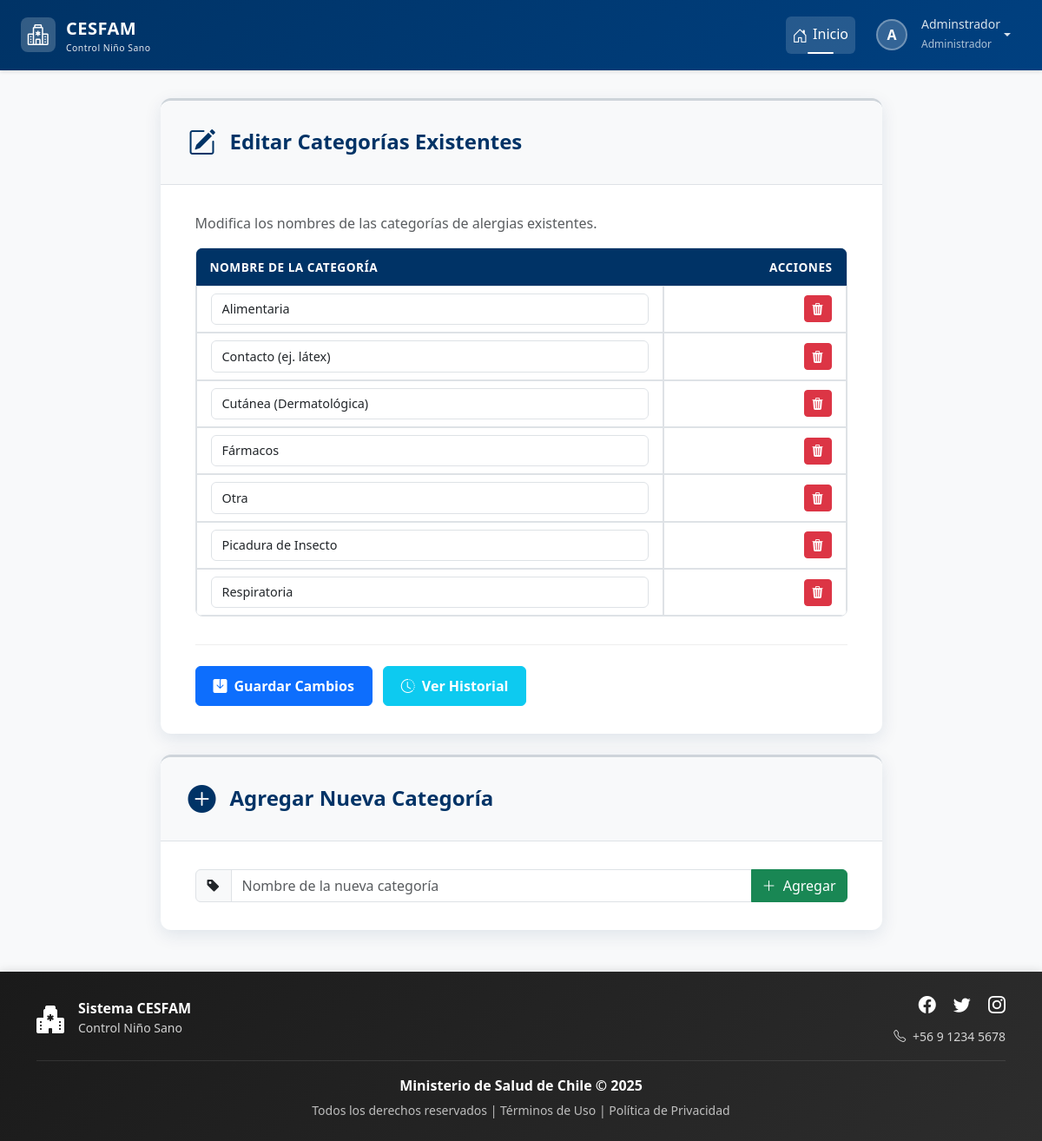
Page /configuracion/alergias/categorias/ (signed in) on the committed database.
### login/models.py (models this page shows, shortened)
class Usuario(AbstractBaseUser, PermissionsMixin):
    rut = models.CharField(max_length=10, unique=True)
    nombre_completo = models.CharField(max_length=200)
    email = models.EmailField(unique=True)
    rol = models.ForeignKey(Rol, on_delete=models.PROTECT)
    clave_temporal = models.BooleanField(default=False)
    nombre_completo_norm = models.CharField(
        max_length=200,
        editable=False,
        db_index=True
    )
    activo = models.BooleanField(default=True)
    is_staff = models.BooleanField(default=False) # Necesario para el admin de Django
    fecha_creacion = models.DateTimeField(default=timezone.now)
    objects = UsuarioManager()
    USERNAME_FIELD = 'rut'
    REQUIRED_FIELDS = ['nombre_completo', 'email']

class Rol(models.Model):
    id = models.AutoField(primary_key=True)
    nombre_rol = models.CharField(max_length=30, unique=True)
    descripcion = models.CharField(max_length=200)

### control/models.py (models this page shows, shortened)
class CategoriaAlergia(models.Model):
    id = models.AutoField(primary_key=True)
    nombre = models.CharField(max_length=100, unique=True)
    history = HistoricalRecords()
    class Meta:
        verbose_name = "Categoría de Alergia"
        verbose_name_plural = "Categorías de Alergias"

### control/views.py (the view, shortened to what this page needs)
# urls.py: path('configuracion/alergias/categorias/', views.configurar_categorias_alergia, name='configurar_categorias_alergia'),
@login_required
@rol_requerido(['Administrador'])
def configurar_categorias_alergia(request):
    categorias = CategoriaAlergia.objects.all().order_by('nombre')
    contexto = {'categorias': categorias}
    return render(request, 'control/config/configurar_categorias_alergia.html', contexto) # <- Nombre actualizado

### control/templates/control/config/configurar_categorias_alergia.html (shortened to what this page needs)
{% extends 'base.html' %}
{% load static %}
{% block extra_css %}
    <link rel="stylesheet" href="{% static 'css/estiloformularios.css' %}">
{% endblock %}
{% block content %}
<div class="container">
    <div class="row justify-content-center">
        <div class="col-lg-10 col-xl-9">
            <div class="card form-card mb-4">
                <div class="form-header">
                    <div class="form-icon"><i class="bi bi-pencil-square"></i></div>
                    <h2>Editar Categorías Existentes</h2>
                </div>
                <div class="form-body">
                    <p class="text-muted animate-form-element" style="animation-delay: 0.1s;">
                        Modifica los nombres de las categorías de alergias existentes.
                    </p>
                    <form method="post">
                        <div class="table-responsive animate-form-element" style="animation-delay: 0.2s;">
                            <table class="table table-bordered">
                                <thead>
                                    <tr>
                                        <th>Nombre de la Categoría</th>
                                        <th class="text-end" style="min-width: 100px;">Acciones</th>
                                    </tr>
                                </thead>
                                <tbody>
                                    {% for categoria in categorias %}
                                    <tr class="animate-table-row" style="--i: {{ forloop.counter0 }}; animation-delay: calc(var(--i) * 0.05s + 0.3s);">
                                        <td>
                                            <input type="text" class="form-control"
                                                   name="nombre_categoria_{{ categoria.id }}"
                                                   value="{{ categoria.nombre }}">
                                        </td>
                                        <td class="text-end">
                                            <button type="submit" name="action" value="delete" formaction="{% url 'control:configurar_categorias_alergia' %}"
                                                    onclick="return confirm('¿Estás seguro de eliminar la categoría \'{{ categoria.nombre }}\'? Esta acción no se puede deshacer.');"
                                                    class="btn btn-sm btn-danger">
                                                <i class="bi bi-trash3-fill"></i>
                                            </button>
                                        </td>
                                    </tr>
                                    {% endfor %}
                                </tbody>
                            </table>
                        </div>
                        <div class="form-buttons animate-form-element" style="animation-delay: 0.5s;">
                            <button type="submit" name="action" value="update" class="btn btn-primary">
                                <i class="bi bi-save-fill me-2"></i>Guardar Cambios
                            </button>
                            <a href="{% url 'control:historial_categorias_alergia' %}" class="btn btn-info text-white">
                                <i class="bi bi-clock-history me-2"></i>Ver Historial
                            </a>
                        </div>
                    </form>
                </div> </div> <div class="card form-card">
                <div class="form-header">
                    <div class="form-icon"><i class="bi bi-plus-circle-fill"></i></div>
                    <h2>Agregar Nueva Categoría</h2>
                </div>
                <div class="form-body">
                    <form method="post">
                        <div class="input-group animate-form-element" style="animation-delay: 0.1s;">
                             <span class="input-group-text"><i class="bi bi-tag-fill"></i></span>
                             <input type="text" class="form-control" name="nuevo_nombre" placeholder="Nombre de la nueva categoría" required>
                             <button type="submit" class="btn btn-success">
                                 <i class="bi bi-plus-lg me-1"></i> Agregar
                             </button>
                        </div>
                    </form>
                </div>
            </div>
        </div>
    </div>
</div>
{% endblock %}

### templates/base.html (shortened to what this page needs)
{% load static %}
<!DOCTYPE html>
<html lang="es">
<head>
    <link href="https://cdn.jsdelivr.net/npm/bootstrap@5.3.2/dist/css/bootstrap.min.css" rel="stylesheet"
>
    <link rel="stylesheet" href="https://cdn.jsdelivr.net/npm/bootstrap-icons@1.11.1/font/bootstrap-icons.css">
    <link href="https://cdn.jsdelivr.net/npm/select2@4.1.0-rc.0/dist/css/select2.min.css" rel="stylesheet" />
    <link rel="stylesheet" href="{% static 'css/estilobase.css' %}">
    {% block extra_css %}{% endblock %}
</head>
<body>
    <nav class="navbar navbar-expand-lg navbar-dark navbar-cesfam sticky-top">
        <div class="container-fluid px-4">
            <a class="navbar-brand" href="{% url 'home' %}">
                <div class="logo-icon">
                    <i class="bi bi-hospital text-white fs-4"></i>
                </div>
                <div>
                    <span>CESFAM</span>
                    <small class="d-block" style="font-size: 0.65rem; font-weight: 400; opacity: 0.9;">
                        Control Niño Sano
                    </small>
                </div>
            </a>
            <div class="collapse navbar-collapse" id="navbarNav">
                <ul class="navbar-nav ms-auto align-items-lg-center">
                    <li class="nav-item">
                        <a class="nav-link active" href="{% url 'home' %}">
                            <i class="bi bi-house-door"></i>Inicio
                        </a>
                    </li>
                    {% if request.user.is_authenticated %}
                    <li class="nav-item dropdown ms-lg-2">
                        <a class="nav-link dropdown-toggle d-flex align-items-center" href="#"
                           id="userDropdown" role="button" data-bs-toggle="dropdown" aria-expanded="false">
                            <div class="user-avatar">
                                {{ request.user.nombre_completo|first|upper }}
                            </div>
                            <div class="d-none d-lg-block text-start ms-2">
                                <small class="d-block" style="line-height: 1.2;">
                                    {{ request.user.nombre_completo|truncatewords:2 }}
                                </small>
                                <small style="font-size: 0.75rem; opacity: 0.8;">
                                    {{ request.user.rol.nombre_rol }}
                                </small>
                            </div>
                        </a>
                    </li>
                    {% else %}
                    <li class="nav-item ms-lg-2">
                        <a class="btn btn-light btn-sm" href="{% url 'login' %}">
                            <i class="bi bi-box-arrow-in-right me-1"></i>Iniciar Sesión
                        </a>
                    </li>
                    {% endif %}
                </ul>
            </div>
        </div>
    </nav>
    <main class="main-container container-fluid px-4">
        {% block content %}
        {% endblock %}
    </main>
    <footer class="footer-cesfam text-white py-4 mt-auto">
        <div class="container">
            <div class="row align-items-center">
                <div class="col-md-4 text-center text-md-start mb-3 mb-md-0">
                    <div class="d-flex align-items-center justify-content-center justify-content-md-start">
                        <i class="bi bi-hospital-fill fs-2 me-3"></i>
                        <div>
                            <h6 class="mb-0 fw-bold">Sistema CESFAM</h6>
                            <small style="opacity: 0.8;">Control Niño Sano</small>
                        </div>
                    </div>
                </div>
                <div class="col-md-4 text-center text-md-end">
                    <div class="social-links mb-2">
                        <a href="#" class="text-white text-decoration-none me-3" aria-label="Facebook">
                            <i class="bi bi-facebook fs-5"></i>
                        </a>
                        <a href="#" class="text-white text-decoration-none me-3" aria-label="Twitter">
                            <i class="bi bi-twitter fs-5"></i>
                        </a>
                        <a href="#" class="text-white text-decoration-none" aria-label="Instagram">
                            <i class="bi bi-instagram fs-5"></i>
                        </a>
                    </div>
                    <small style="opacity: 0.8;">
                        <i class="bi bi-telephone me-1"></i> +56 9 1234 5678
                    </small>
                </div>
            </div>
            <div class="footer-divider my-3"></div>
            <div class="row">
                <div class="col-12 text-center">
                    <p class="mb-1">
                        <strong>Ministerio de Salud de Chile &copy; {% now "Y" %}</strong>
                    </p>
                    <small style="opacity: 0.7;">
                        Todos los derechos reservados |
                        <a href="#" class="text-white text-decoration-none">Términos de Uso</a> |
                        <a href="#" class="text-white text-decoration-none">Política de Privacidad</a>
                    </small>
                </div>
            </div>
        </div>
    </footer>
</body>
</html>

### static/css/estilobase.css (style rules this page uses)
:root { --cesfam-primary: #003366; --cesfam-secondary: #0066cc; --cesfam-light: #e7f1ff; --cesfam-dark: #001a33; }
body { display: flex; flex-direction: column; min-height: 100vh; background-color: #f8f9fa; font-family: 'Segoe UI', Tahoma, Geneva, Verdana, sans-serif; }
main { flex: 1; }
.navbar-cesfam { background: linear-gradient(135deg, var(--cesfam-primary) 0%, #004080 100%); box-shadow: 0 2px 4px rgba(0,0,0,.1); padding: 0.75rem 0; }
.navbar-brand { display: flex; align-items: center; font-size: 1.25rem; font-weight: 700; letter-spacing: 0.5px; }
.navbar-brand .logo-icon { width: 40px; height: 40px; background: rgba(255,255,255,0.2); border-radius: 8px; display: flex; align-items: center; justify-content: center; margin-right: 12px; transition: all 0.3s ease; }
.navbar-nav .nav-link { color: rgba(255,255,255,0.85) !important; font-weight: 500; padding: 0.5rem 1rem; margin: 0 0.25rem; border-radius: 6px; transition: all 0.3s ease; position: relative; }
.navbar-nav .nav-link.active { color: #ffffff !important; background-color: rgba(255,255,255,0.15); }
.navbar-nav .nav-link.active::before { content: ''; position: absolute; bottom: 0; left: 50%; transform: translateX(-50%); width: 30px; height: 2px; background-color: #ffffff; border-radius: 2px; }
.navbar-nav .nav-link i { margin-right: 6px; font-size: 1.1em; vertical-align: middle; }
.user-avatar { width: 36px; height: 36px; background: rgba(255,255,255,0.2); border: 2px solid rgba(255,255,255,0.3); border-radius: 50%; display: flex; align-items: center; justify-content: center; font-weight: 600; color: white; margin-right: 8px; transition: all 0.3s ease; }
.footer-cesfam { background: linear-gradient(135deg, #1a1a1a 0%, #2d2d2d 100%); box-shadow: 0 -2px 10px rgba(0,0,0,0.1); margin-top: auto; }
.footer-divider { height: 1px; background: rgba(255,255,255,0.1); margin: 1rem 0; }
.footer-cesfam .social-links a { transition: all 0.3s ease; display: inline-block; }
.footer-cesfam .social-links a i { transition: all 0.3s ease; }
.main-container { padding-top: 2rem; padding-bottom: 3rem; min-height: calc(100vh - 200px); animation: fadeIn 0.8s ease-in-out; }
.card { border: none; box-shadow: 0 1px 3px rgba(0,0,0,0.08); border-radius: 10px; transition: all 0.3s ease; }
.table { background-color: white; }
.table thead { background-color: #f8f9fa; }
.table thead th { border-bottom: 2px solid #dee2e6; font-weight: 600; color: var(--cesfam-primary); text-transform: uppercase; font-size: 0.875rem; letter-spacing: 0.5px; }

### rows in the picture
Usuario: user.nombre_completo|first "A", user.nombre_completo "Adminstrador", user.rol.nombre_rol "Administrador"
CategoriaAlergia: nombre "Alimentaria"
CategoriaAlergia: nombre "Contacto (ej. látex)"
CategoriaAlergia: nombre "Cutánea (Dermatológica)"
CategoriaAlergia: nombre "Fármacos"
CategoriaAlergia: nombre "Otra"
CategoriaAlergia: nombre "Picadura de Insecto"
CategoriaAlergia: nombre "Respiratoria"
